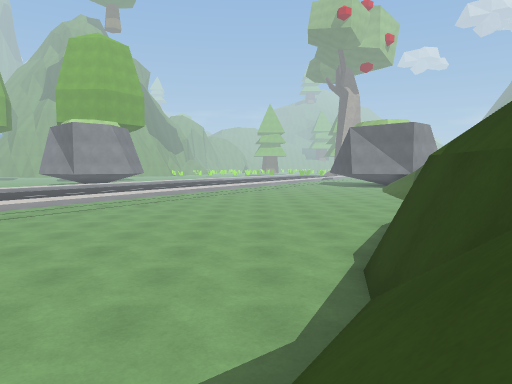
View 1 (above)

24 first-person views from a walk through a Unity game level. The camera is 0.68 m above the floor, tilts 4° down and sees 70° across. The floor is counted in squares, 1 m on a side. Each view is taken from the middle of a square. On the plan, view 1 faces up. The plan holds only what a view shows up to about 11 squares ahead; the rest is blank. The place goes on beyond the plan. Some surface patterns are stand-ins.

View 2
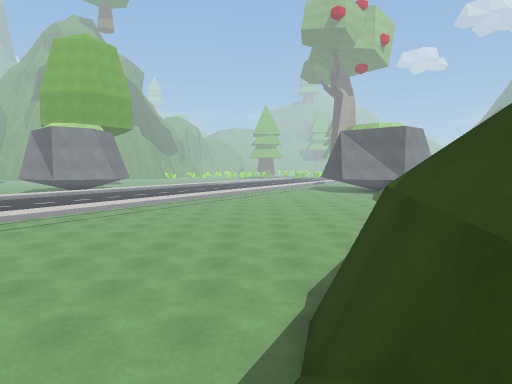

View 3
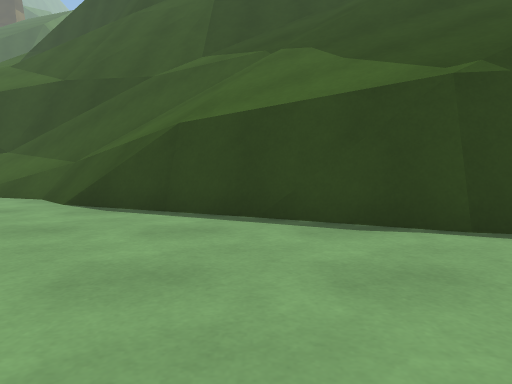

View 4
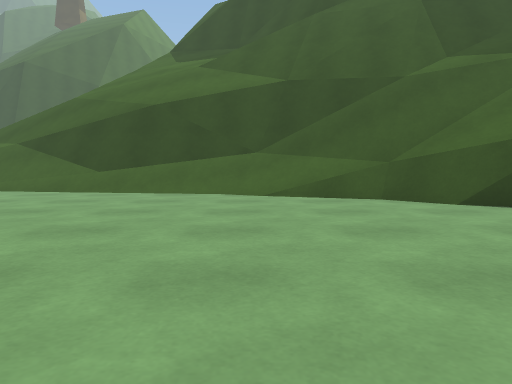

View 5
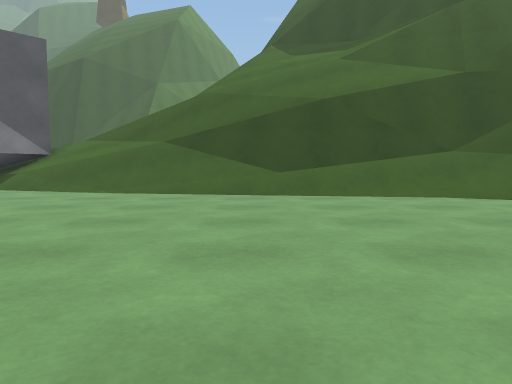

View 6
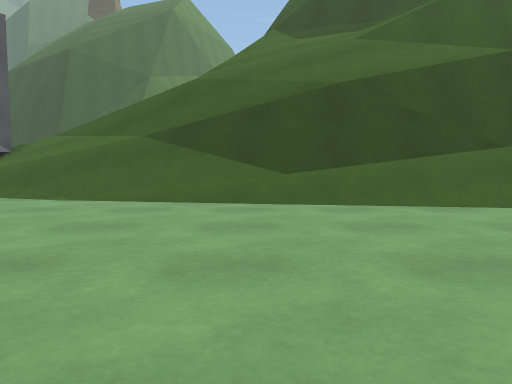

View 7
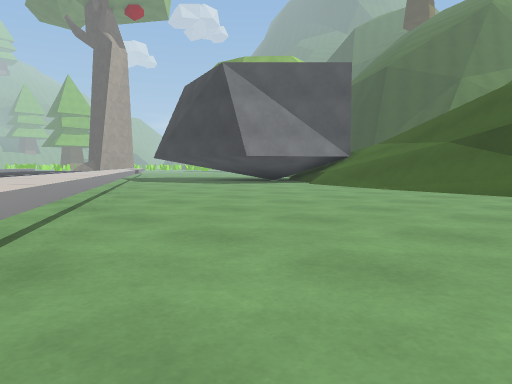

View 8
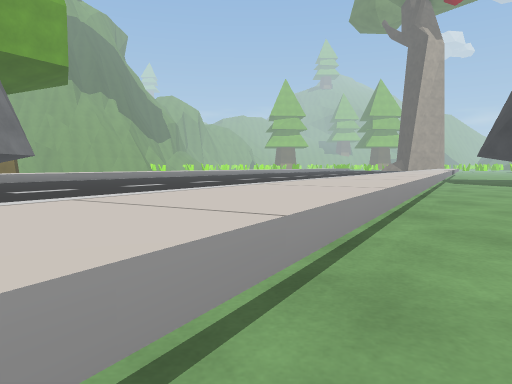

View 9
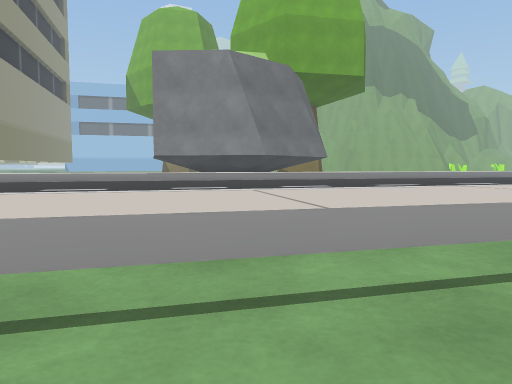

View 10
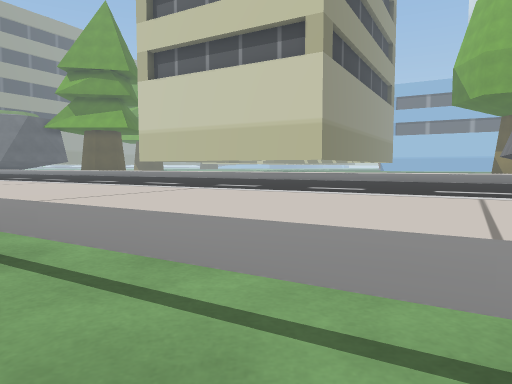

View 11
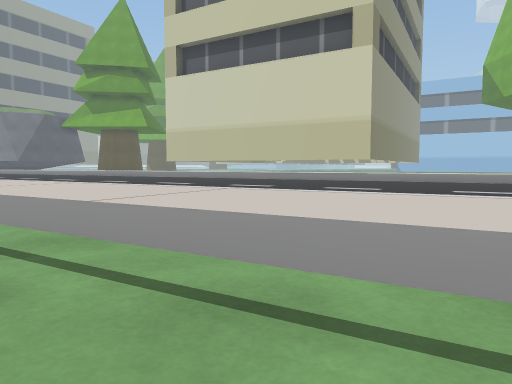

View 12
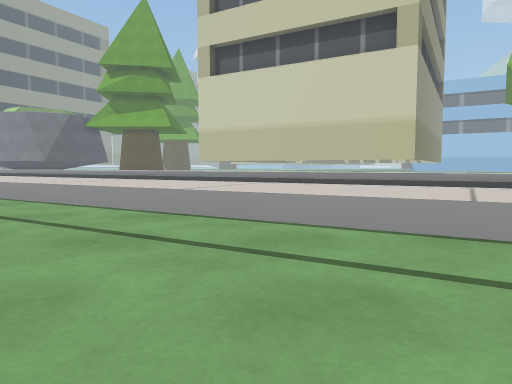

View 13
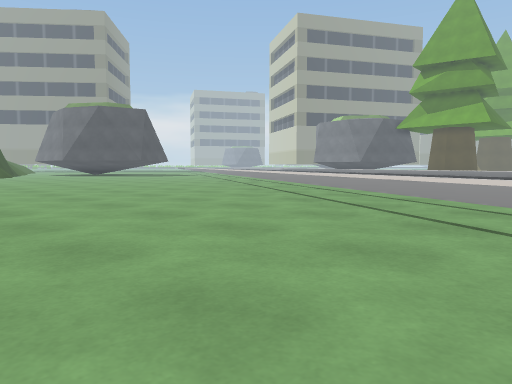

View 14
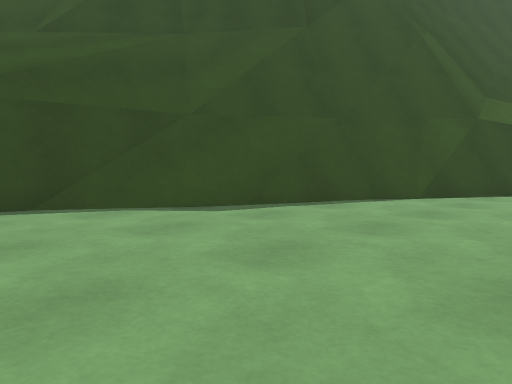

View 15
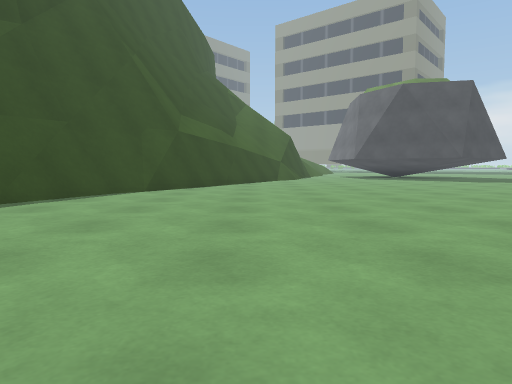

View 16
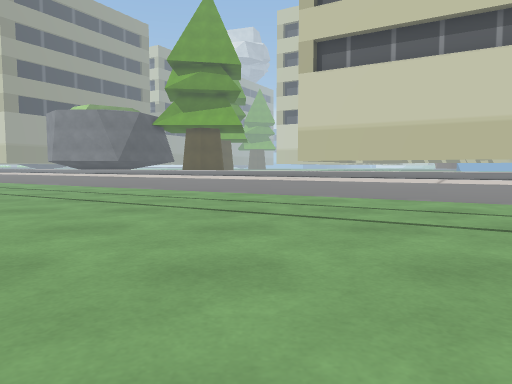

View 17
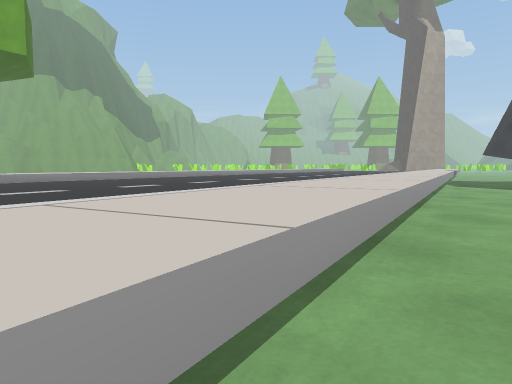

View 18
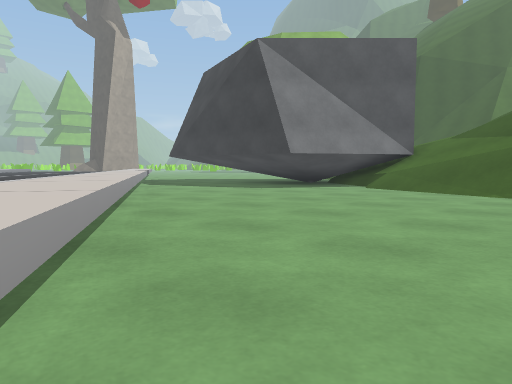

View 19
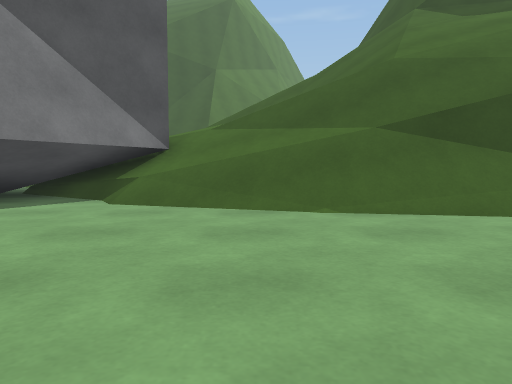

View 20
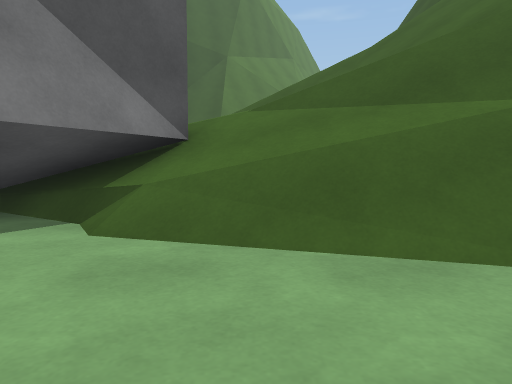

View 21
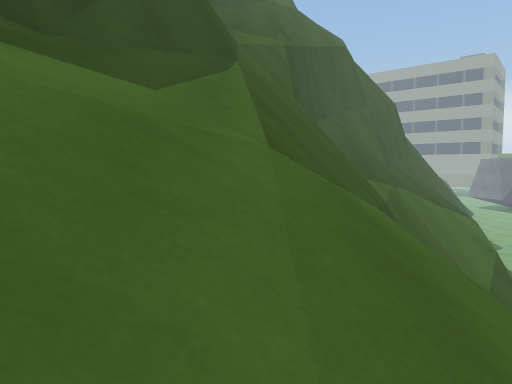

View 22
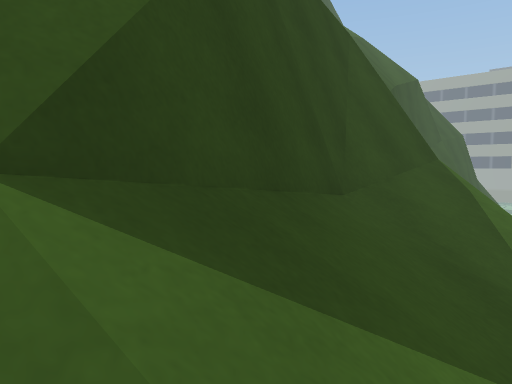

View 23
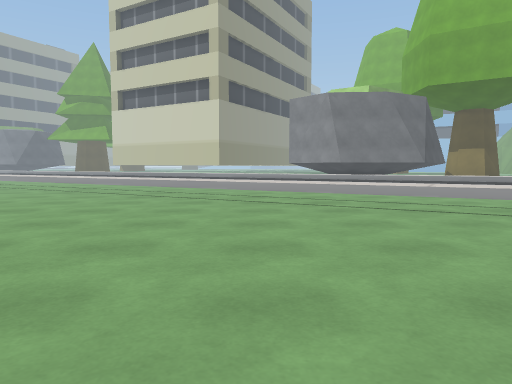

View 24
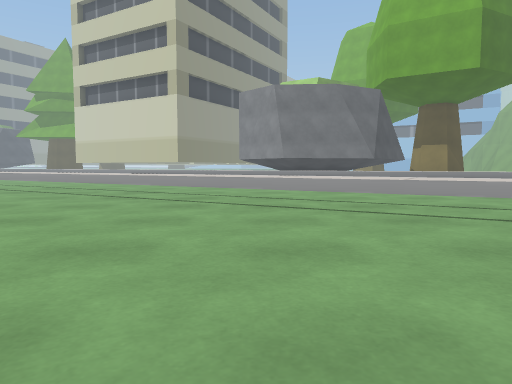

### Floor plan
Key: @ floor where view 1 was taken; # wall or solid block; . floor; / step, stairs or slope; = window, fence, low wall or low ledge; ^ raised ledge; v drop or lower ground.
Columns run from 11 left of view 1 to 17 right of it. Each row starts with its distance up from view 1.
 30    ^^^^^^^^^^^^....  ##
 29    ^^^^^^^^^^^...... ##
 28    ^^^^^^^^^^^......./##
 27   ^^^^^^^^^^^........////
 26   ^^^^^^^^^^^......./////
 25  ^^^^^^^^^^^........////
 24 ^^^^^^^^^^^.........////  //=
 23 ^^^^^^  ^^^.........//// ///
 22 ^^^^^^  ^^........./==//////
 21 ^^^^^  ^^^........./=///////
 20 ^^^^^ ^^^........../#///// /
 19 ^^^^  ^^^........../#///////^
 18 ^^^  ^^^.........../#//////#^
 17 ^^^ ^^^..  ......../#//=///#
 16 ^^  ^^^.  ........//#/=v//#^
 15 ^  ^^^............//=/^v//#
 14 ^ ^^^^...........///^^=v/#^
 13 ^^^^^............///^^vv#^
 12 ^^^^^...........==//^ =v^
 11 ^^^^...........##///^  =^
 10 ^^^............#////^
  9 ^^^...........=#////=
  8 ^^............#/////=
  7 ^^...........##//////
  6 ^............#///////
  5 .............#///////
  4    ........./#/////
  3   ........../#///=/
  2   ........./////#^=
  1  ........../////#
  0 ..........=@#//#^
 -1 ..........#vv//#
 -2 .........##= /#
 -3 .........##^v#^

Where each view was taken, in squares from view 1:
view 1: 0 up, 0 right, facing up
view 2: 1 up, 1 right, facing up
view 3: 8 up, 2 left, facing right
view 4: 15 up, 2 left, facing right
view 5: 20 up, 1 left, facing right
view 6: 20 up, 1 right, facing right
view 7: 19 up, 2 left, facing up-right
view 8: 20 up, 2 left, facing up
view 9: 20 up, 1 left, facing up-left
view 10: 19 up, 2 left, facing left
view 11: 17 up, 3 left, facing left
view 12: 15 up, 3 left, facing left
view 13: 15 up, 2 left, facing down-left
view 14: 6 up, 5 left, facing down-right
view 15: 8 up, 5 left, facing down
view 16: 9 up, 4 left, facing left
view 17: 22 up, 1 left, facing up
view 18: 22 up, 1 left, facing up-right
view 19: 25 up, 3 right, facing right
view 20: 26 up, 6 right, facing right
view 21: 21 up, 12 right, facing down
view 22: 20 up, 16 right, facing down
view 23: 25 up, 9 right, facing left
view 24: 28 up, 8 right, facing left
